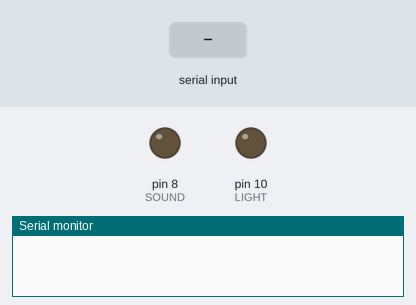
Simulated run of this sketch. Board: Arduino Uno, built with avr-gcc and run on an emulated ATmega328P. On the bench: output pins drawn as LEDs (lit = HIGH), the last lines printed to the serial monitor. Dashed ring = blinking. The test bench sets the inputs (shaded band).

Above: at 1.2 s.
1.3 s: "1" received over Serial
At 1.55 s:
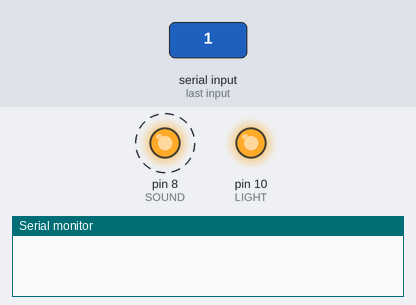
At 2.6 s:
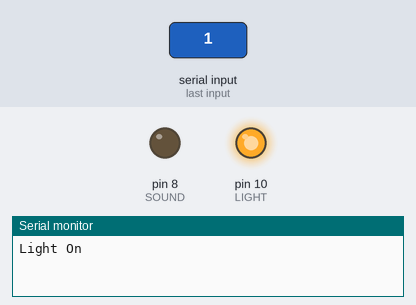
3.1 s: "0" received over Serial
At 3.8 s:
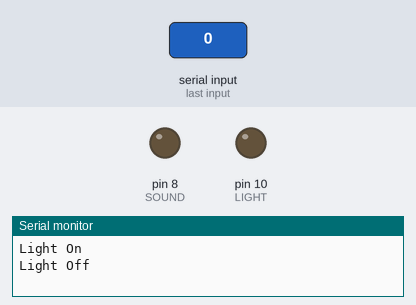
Timing chart, 0 to 6.1 s (numbered marks = the images above; inputs shaded):
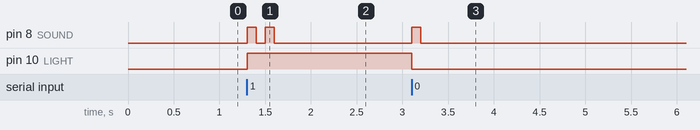

Measured:
- after the input at 1.3 s, pin 8 (SOUND): alternates HIGH for 0.10 s and LOW for 0.10 s, 4 changes in all, then stays LOW, starting at once; pin 10 (LIGHT): LOW → HIGH at once
- after the input at 3.1 s, pin 8 (SOUND): LOW → HIGH at once, → LOW 0.10 s later; pin 10 (LIGHT): HIGH → LOW at once

The sketch:

light_test.ino
```cpp
#define LIGHT 10
#define SOUND 8

void setup() {
  Serial.begin(9600);
  pinMode(LIGHT, OUTPUT);
  pinMode(SOUND, OUTPUT);
}

void loop() {
  if(Serial.available()){
    char ch = Serial.read();
    if(ch == '1'){
      digitalWrite(LIGHT, HIGH);
      for(int i = 0; i < 2; i++){
        digitalWrite(SOUND, HIGH);
        delay(100);
        digitalWrite(SOUND, LOW);
        delay(100);
      }
      Serial.println("Light On");
    }
    else if(ch == '0'){
      digitalWrite(LIGHT, LOW);
      digitalWrite(SOUND, HIGH);
      delay(100);
      digitalWrite(SOUND, LOW);
      delay(100);
      Serial.println("Light Off");
    }
  }

}
```
